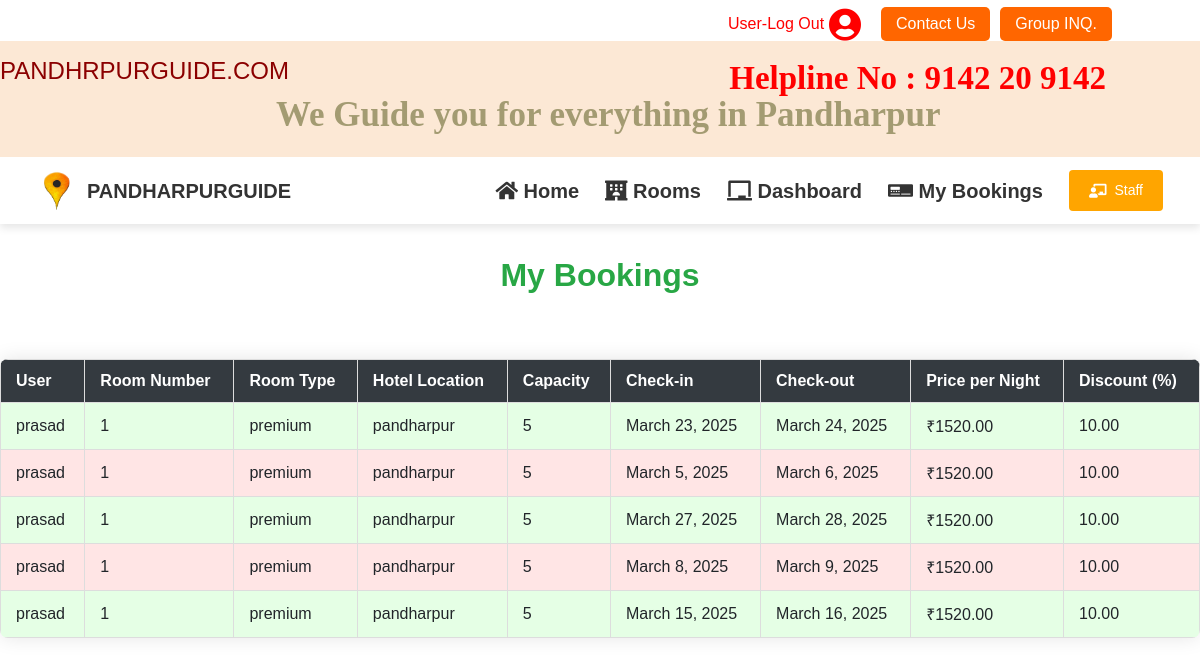
Page /hotel/user/bookings (signed in) on the committed database.
### krishna/models.py (models this page shows, shortened)
class Reservation(models.Model):
    check_in = models.DateField(auto_now =False)
    check_out = models.DateField()
    room = models.ForeignKey(Rooms, on_delete = models.CASCADE)
    guest = models.ForeignKey(User, on_delete= models.CASCADE)
    booking_id = models.CharField(max_length=100,default="null")

class Rooms(models.Model):
    ROOM_STATUS = (
        ("1", "available"),
        ("2", "not available"),
    )
    ROOM_TYPE = (
        ("1", "premium"),
        ("2", "deluxe"),
        ("3", "basic"),
    )
    room_type = models.CharField(max_length=50, choices=ROOM_TYPE)
    capacity = models.IntegerField(validators=[MinValueValidator(1)])  # Minimum 1 occupant
    price = models.DecimalField(max_digits=10, decimal_places=2)  # Supports larger and precise pricing
    size = models.IntegerField(help_text="Room size in square feet")
    hotel = models.ForeignKey('Hotels', on_delete=models.CASCADE, related_name='rooms')
    status = models.CharField(choices=ROOM_STATUS, max_length=15)
    room_number = models.CharField(max_length=10, null=True)  # Removed `unique=True`
    discount = models.DecimalField(
        max_digits=5,
        decimal_places=2,
        default=0.0,
        validators=[MinValueValidator(0.0), MaxValueValidator(100.0)],
        help_text="Discount percentage (0-100%)"
    )
    average_rating = models.DecimalField(
        max_digits=3,
        decimal_places=2,
        default=0,
        validators=[MinValueValidator(0.0), MaxValueValidator(5.0)],
        help_text="Average rating (0-5)"
    )
    comments = models.ManyToManyField('Comments', blank=True, related_name='rooms')
    image1 = models.ImageField(upload_to='room_images/', null=True, blank=True)
    image2 = models.ImageField(upload_to='room_images/', null=True, blank=True)
    image3 = models.ImageField(upload_to='room_images/', null=True, blank=True)
    image4 = models.ImageField(upload_to='room_images/', null=True, blank=True)
    image5 = models.ImageField(upload_to='room_images/', null=True, blank=True)
    image6 = models.ImageField(upload_to='room_images/', null=True, blank=True)
    image7 = models.ImageField(upload_to='room_images/', null=True, blank=True)
    image8 = models.ImageField(upload_to='room_images/', null=True, blank=True)
    image9 = models.ImageField(upload_to='room_images/', null=True, blank=True)
    image10 = models.ImageField(upload_to='room_images/', null=True, blank=True)
    image11 = models.ImageField(upload_to='room_images/', null=True, blank=True)
    image12 = models.ImageField(upload_to='room_images/', null=True, blank=True)
    image13 = models.ImageField(upload_to='room_images/', null=True, blank=True)
    image14 = models.ImageField(upload_to='room_images/', null=True, blank=True)
    image15 = models.ImageField(upload_to='room_images/', null=True, blank=True)
    description = models.TextField(null=True, blank=True, help_text="Detailed description of the room")
    heading = models.CharField(max_length=100, null=True, blank=True, help_text="Short heading for the room")
    food_facility = models.BooleanField(default=False, help_text="Indicates if food facility is available")
    parking = models.BooleanField(default=False, help_text="Indicates if parking is available")
    extra_person_charges = models.DecimalField(
        max_digits=6,
        decimal_places=2,
        default=0.0,
        validators=[MinValueValidator(0.0)],
        help_text="Charges for extra person"
    )
    comfortable_bed = models.BooleanField(default=False, help_text="Indicates if the room has a comfortable bed")
    private_bathroom = models.BooleanField(default=False, help_text="Indicates if the room has a private bathroom")
    wifi = models.BooleanField(default=False, help_text="Indicates if Wi-Fi is available")
    ac = models.BooleanField(default=False, help_text="Indicates if air conditioning is available")
    fan = models.BooleanField(default=False, help_text="Indicates if a fan is available")
    heater = models.BooleanField(default=False, help_text="Indicates if a heater is available")
    cleanliness = models.BooleanField(default=False, help_text="Indicates regular cleanliness")
    safety_security = models.BooleanField(default=False, help_text="Indicates if safety and security features are present")
    entertainment_options = models.BooleanField(default=False, help_text="Indicates if entertainment options are available")
    laundry_facility = models.BooleanField(default=False, help_text="Indicates if laundry facilities are available")
    outdoor_balcony = models.BooleanField(default=False, help_text="Indicates if an outdoor balcony is available")
    parking_area = models.BooleanField(default=False, help_text="Indicates if a parking area is available")
    food_facility = models.BooleanField(default=False, help_text="Indicates if a food facility is available")
    convenient_location = models.BooleanField(default=False, help_text="Indicates if the location is convenient")
    concierge_service = models.BooleanField(default=False, help_text="Indicates if concierge service is available")
    check_in_time = models.TimeField(null=True, blank=True, help_text="Check-in time (HH:MM AM/PM)")
    check_out_time = models.TimeField(null=True, blank=True, help_text="Check-out time (HH:MM AM/PM)")
    LANGUAGES_SPOKEN = (
        ("english", "English"),
        ("marathi", "Marathi"),
        ("hindi", "Hindi"),
    )
    languages_spoken = models.CharField(
        max_length=50,
        choices=LANGUAGES_SPOKEN,
        default="marathi",
        help_text="Languages spoken by staff"
    )
    class Meta:
        constraints = [
            models.UniqueConstraint(fields=['hotel', 'room_type', 'room_number'], name='unique_hotel_room_type_number')
        ]

class Hotels(models.Model):
    name = models.CharField(max_length=30,default="krishna")
    owner = models.CharField(max_length=20)
    location = models.CharField(max_length=50)
    state = models.CharField(max_length=50,default="maharashtra")
    country = models.CharField(max_length=50,default="india")

### krishna/views.py (the view)
# urls.py: path('user/bookings', views.user_bookings, name="dashboard"),
@login_required(login_url=reverse_lazy('userloginpage'))
def user_bookings(request):
    if request.user.is_authenticated == False:
        return redirect('userloginpage')
    user = User.objects.get(id=request.user.id)
    bookings = Reservation.objects.filter(guest=user)
    current_date = datetime.now().date()
    if not bookings:
        messages.warning(request, "No Bookings Found")
    return render(request, 'user/mybookings.html', {'bookings': bookings, 'current_date': current_date})

### templates/user/mybookings.html (shortened to what this page needs)
{% extends 'basic.html' %}
{% block body %}
{% load app_tags %}
{% if bookings %}
<h3 class="dashboard-title">My Bookings</h3>
<div class="table-responsive">
    <table class="booking-table">
        <thead>
            <tr>
                <th>User</th>
                <th>Room Number</th>
                <th>Room Type</th>
                <th>Hotel Location</th>
                <th>Capacity</th>
                <th>Check-in</th>
                <th>Check-out</th>
                <th>Price per Night</th>
                <th>Discount (%)</th>
            </tr>
        </thead>
        <tbody>
            {% for each_booking in bookings %}
            {% with current_date=current_date %}
            <tr class="{% if each_booking.check_out < current_date %}expired-row{% else %}active-row{% endif %}">
                <td>{{ each_booking.guest.username }}</td>
                <td>{{ each_booking.room.room_number }}</td>
                <td>{{ each_booking.room.get_room_type_display }}</td>
                <td>{{ each_booking.room.hotel.location }}</td>
                <td>{{ each_booking.room.capacity }}</td>
                <td>{{ each_booking.check_in }}</td>
                <td>{{ each_booking.check_out }}</td>
                <td>₹{{ each_booking.room.price }}</td>
                <td>{{ each_booking.room.discount }}</td>
            </tr>
            {% endwith %}
            {% endfor %}
        </tbody>
    </table>
</div>
{% endif %}
{% endblock body %}

### templates/basic.html (shortened to what this page needs)
{% load static %}
{% load app_tags %}
<html lang="en">
<head>
    <link rel="stylesheet" href="https://cdnjs.cloudflare.com/ajax/libs/font-awesome/5.15.3/css/all.min.css">
    <link rel="stylesheet" href="{% static 'bootstrap/bootstrap.css' %}">
    <link rel="stylesheet" href="https://maxcdn.bootstrapcdn.com/bootstrap/4.5.0/css/bootstrap.min.css">
</head>
<body>
    <div class="header1">
        {% if user.is_authenticated %}
            <a href="{% url 'logout' %}" style="color: red;">
                <span>User-Log Out</span>
                <i class='fas fa-user-circle' style='font-size:33px;'></i>
            </a>
        {% else %}
            <a href="{% url 'userloginpage' %}">
                <span>User-Log In</span>
                <i class='fas fa-user-circle' style='font-size:33px;'></i>
            </a>
        {% endif %}
        <button class="button">Contact Us</button>
        <button class="button">Group INQ.</button>
    </div>
    <div class="header">
        <h1>PANDHRPURGUIDE.COM</h1>
        <p>We Guide you for everything in Pandharpur</p>
        <div class="helpline">Helpline No : 9142 20 9142</div>
    </div>
    <div class="nav">
        <div class="nav-brand">
            <a href="/"><img src="{% static 'favicon/logo.png' %}" alt="Logo" class="nav-logo"></a>
            <a href="{%url 'homepage' %}">
                <span class="brand-name">PANDHARPURGUIDE</span>
            </a>
        </div>
        <div class="nav-links" id="nav-links">
            <div class="nav-brand"><a href="/">
                <span class="brand-name"><i class="fas fa-home"></i>
                    Home
                   </span></a>
            </div>
            <div class="nav-brand">
                <a href="{%url 'homepage' %}">
                <span class="brand-name"><i class="fas fa-hotel"></i>
                    Rooms
                   </span></a>
            </div>
            {% if user.is_staff %}
            <div class="nav-brand">
                <a  onclick="window.location.href='{% url 'staffpanel' %}'">
                <span class="brand-name"><i class="fas fa-chalkboard"></i>
                    Dashboard
                   </span></a>
            </div>
            {% endif %}
            {% if user.is_staff %}
            <div class="nav-brand">
                <a  onclick="window.location.href='{% url 'allbookings' %}'">
                <span class="brand-name"><i class="fas fa-digital-tachograph"></i>
                    My Bookings
                   </span></a>
            </div>
            {% endif %}
            <div class="dropdown">
                <button class="dropbtn">
                    {% if user.is_staff %}
                    <i class='fas fa-chalkboard-teacher'></i></i>Staff
                    {% else %}
                    <i class='fas fa-chalkboard-teacher'></i></i> User
                    {% endif  %}
                </button>
            </div>
        </div>
    </div>
    {% block body %}
    {% endblock body %}
</body>
</html>

### templates/basic.html (style rules this page uses)
body { font-family: Arial, sans-serif; margin: 0; padding: 0; }
.header { background-color: #fce8d5; padding: 1rem 0; animation: fadeIn 1s ease-out; position: sticky; top: 0; z-index: 100; }
.header p { margin: 0; color: black; margin-top: 3px; color:#a39b72; font-family: 'LD Engraved Regular', serif; font-weight: 700; font-size: 35px; padding-left: 23%; }
.header h1 { color: #8b0000; font-size: 1.5rem; margin: 0; }
.header .helpline { color: red; font-size: 33px; position: absolute; top: 13px; right: 94px; font-family: 'LD Engraved Regular', serif; font-weight: 600; }
.nav { display: flex; flex-wrap: wrap; justify-content: center; align-items: center; background-color: transpaerent; padding: 10px 0; width: 100%; box-shadow: 0 4px 8px rgba(0, 0, 0, 0.1); }
.nav a { color: white; text-decoration: none; font-size: 14px; border-radius: 4px; transition: background-color 0.3s ease; margin: 5px; }
.dropdown { position: relative; margin: 5px; }
.dropdown .dropbtn { background-color: orange; color: white; border: none; padding: 10px 20px; font-size: 14px; cursor: pointer; border-radius: 4px; }
.header1 { display: flex; align-items: center; justify-content: flex-end; padding: 7px 78px 0 0; background-color: white; }
.header1 a { text-decoration: none; color: #ff6600; font-size: 16px; margin-right: 20px; display: flex; align-items: center; }
.header1 a i { margin-left: 5px; }
.header1 .button { background-color: #ff6600; color: white; border: none; padding: 5px 15px; margin-right: 10px; border-radius: 5px; font-size: 16px; cursor: pointer; }
.nav-brand { display: flex; align-items: center; }
.nav-logo { width: 40px; height: 40px; border-radius: 50%; }
.brand-name { font-size: 1.25rem; font-weight: bold; color: #333; }
.nav-links { display: none; flex-direction: column; gap: 0.5rem; padding-top: 1rem; }
.dropdown { position: relative; }
.dropbtn { display: flex; align-items: center; gap: 0.5rem; width: 100%; padding: 0.75rem 1rem; background: none; border: none; cursor: pointer; color: #333; font-size: 1rem; transition: all 0.3s ease; }
@media (min-width: 768px) { .nav { display: flex; justify-content: space-between; align-items: center; padding: 0.5rem 2rem; } }
@media (min-width: 768px) { .nav-links { display: flex !important; flex-direction: row; padding-top: 0; gap: 1rem; } }

### templates/user/mybookings.html (style rules this page uses)
.booking-table { width: 100%; border-collapse: collapse; box-shadow: 0 0 20px rgba(0,0,0,0.1); border-radius: 8px; overflow: hidden; margin: 2rem 0; animation: slideUp 0.5s ease-out; }
.booking-table thead { background-color: #343a40; color: white; }
.booking-table th, .booking-table td { padding: 12px 15px; border: 1px solid #ddd; }
.booking-table tbody tr { transition: all 0.3s ease; animation: fadeIn 0.5s ease-out forwards; }
.expired-row { background-color: rgba(255, 0, 0, 0.1) !important; animation: fadeIn 0.5s ease-in; }
.active-row { background-color: rgba(0, 255, 0, 0.1) !important; animation: fadeIn 0.5s ease-in; }
.dashboard-title { color: #28a745; margin: 2rem 0; text-align: center; font-size: 2rem; font-weight: 600; animation: slideDown 0.5s ease-out; }

### rows in the picture
Reservation: guest.username "prasad", room.room_number "1", room.room_type "premium", room.hotel.location "pandharpur", room.capacity "5", check_in "March 23, 2025", check_out "March 24, 2025", room.price "1520.00", room.discount "10.00"
Reservation: guest.username "prasad", room.room_number "1", room.room_type "premium", room.hotel.location "pandharpur", room.capacity "5", check_in "March 5, 2025", check_out "March 6, 2025", room.price "1520.00", room.discount "10.00"
Reservation: guest.username "prasad", room.room_number "1", room.room_type "premium", room.hotel.location "pandharpur", room.capacity "5", check_in "March 27, 2025", check_out "March 28, 2025", room.price "1520.00", room.discount "10.00"
Reservation: guest.username "prasad", room.room_number "1", room.room_type "premium", room.hotel.location "pandharpur", room.capacity "5", check_in "March 8, 2025", check_out "March 9, 2025", room.price "1520.00", room.discount "10.00"
Reservation: guest.username "prasad", room.room_number "1", room.room_type "premium", room.hotel.location "pandharpur", room.capacity "5", check_in "March 15, 2025", check_out "March 16, 2025", room.price "1520.00", room.discount "10.00"
